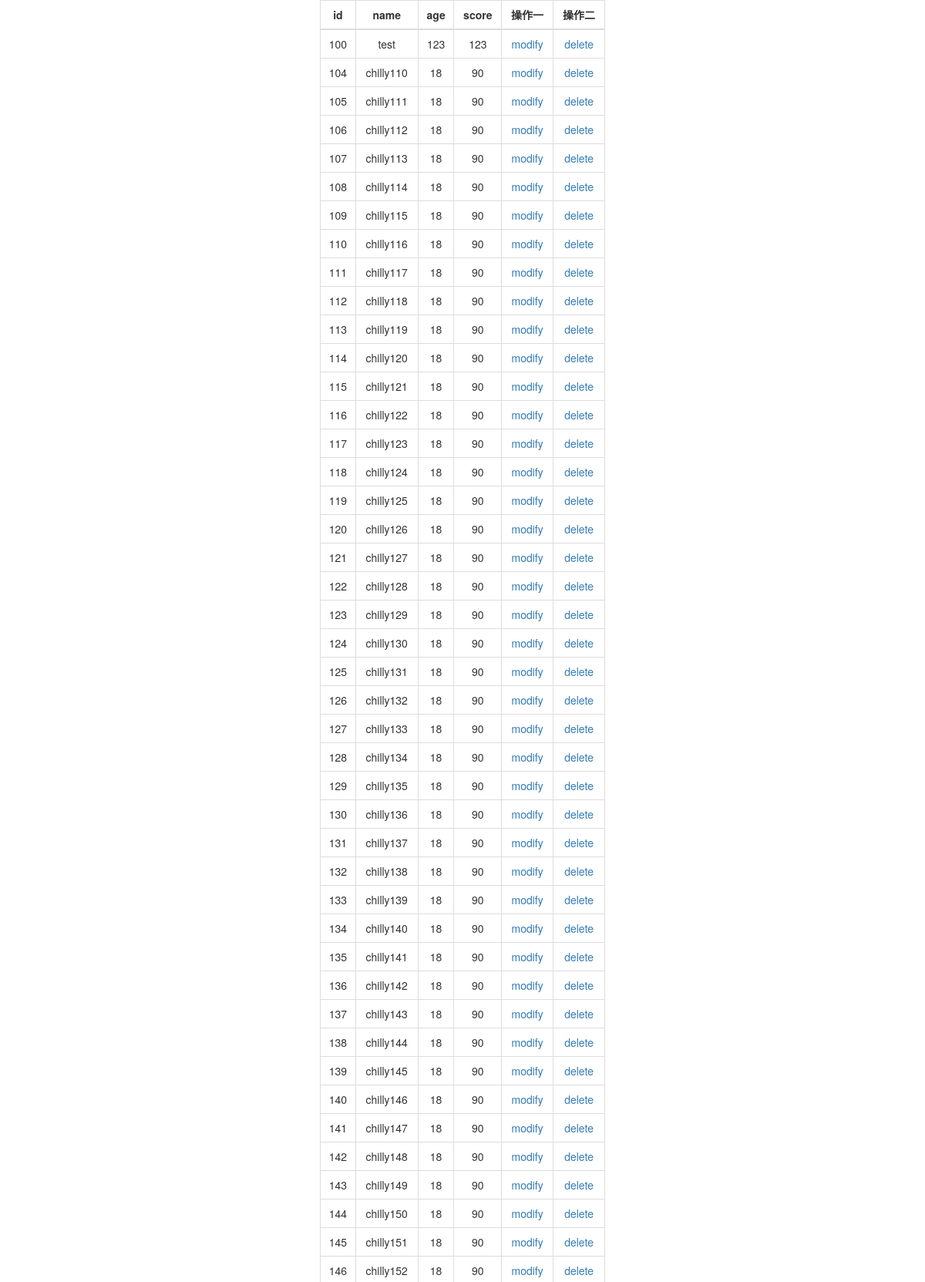
Page /list/ (upper part) on the committed database.
### student/models.py (models this page shows)
class Student(models.Model):
	stu_name = models.CharField(max_length = 32)
	stu_age = models.IntegerField()
	score = models.IntegerField()

### student/views.py (the view)
# urls.py: path('list/',sv.stu_list,name="stu_list"),
def stu_list(request):
	context = {}
	context['students'] =  Student.objects.all()
	return render(request,'student/list.html',context)

### student/templates/student/list.html (shortened to what this page needs)
<!DOCTYPE html>
<html>
<head>
<link rel="stylesheet" href="https://cdn.jsdelivr.net/npm/bootstrap@3.3.7/dist/css/bootstrap.min.css">
</head>
<body>
<div class="col-md-4 col-md-offset-4 wrapper">
	<table class="table table-bordered">
		<thead>
			<th>id</th>
			<th>name</th>
			<th>age</th>
			<th>score</th>
			<th>操作一</th>
			<th>操作二</th>
		</thead>
		{% for student in students %}
			<tr >
				<td>{{student.id}}</td>
				<td>{{student.stu_name}}</td>
				<td>{{student.stu_age}}</td>
				<td>{{student.score}}</td>
				<td><a onclick="setId({{student.id}},this)"  data-toggle="modal" data-target="#modifyModal"  >modify</a></td>
				<td><a delete_id={{student.id}} onclick="trans_info({{student.id}},this)" href="#" data-toggle="modal" data-target="#mdeleteModal"  >delete</a></td>
			</tr>
		{% endfor %}
	</table>
</body>
</html>

### student/templates/student/list.html (style rules this page uses)
body { padding-right: 0px !important; }
table thead th { text-align:center; }
table tr td { text-align: center; }

### rows in the picture
Student: id "100", stu_name "test", stu_age "123", score "123"
Student: id "104", stu_name "chilly110", stu_age "18", score "90"
Student: id "105", stu_name "chilly111", stu_age "18", score "90"
Student: id "106", stu_name "chilly112", stu_age "18", score "90"
Student: id "107", stu_name "chilly113", stu_age "18", score "90"
Student: id "108", stu_name "chilly114", stu_age "18", score "90"
Student: id "109", stu_name "chilly115", stu_age "18", score "90"
Student: id "110", stu_name "chilly116", stu_age "18", score "90"
Student: id "111", stu_name "chilly117", stu_age "18", score "90"
Student: id "112", stu_name "chilly118", stu_age "18", score "90"
Student: id "113", stu_name "chilly119", stu_age "18", score "90"
Student: id "114", stu_name "chilly120", stu_age "18", score "90"
Student: id "115", stu_name "chilly121", stu_age "18", score "90"
Student: id "116", stu_name "chilly122", stu_age "18", score "90"
Student: id "117", stu_name "chilly123", stu_age "18", score "90"
Student: id "118", stu_name "chilly124", stu_age "18", score "90"
Student: id "119", stu_name "chilly125", stu_age "18", score "90"
Student: id "120", stu_name "chilly126", stu_age "18", score "90"
Student: id "121", stu_name "chilly127", stu_age "18", score "90"
Student: id "122", stu_name "chilly128", stu_age "18", score "90"
Student: id "123", stu_name "chilly129", stu_age "18", score "90"
Student: id "124", stu_name "chilly130", stu_age "18", score "90"
Student: id "125", stu_name "chilly131", stu_age "18", score "90"
Student: id "126", stu_name "chilly132", stu_age "18", score "90"
Student: id "127", stu_name "chilly133", stu_age "18", score "90"
Student: id "128", stu_name "chilly134", stu_age "18", score "90"
Student: id "129", stu_name "chilly135", stu_age "18", score "90"
Student: id "130", stu_name "chilly136", stu_age "18", score "90"
Student: id "131", stu_name "chilly137", stu_age "18", score "90"
Student: id "132", stu_name "chilly138", stu_age "18", score "90"
Student: id "133", stu_name "chilly139", stu_age "18", score "90"
Student: id "134", stu_name "chilly140", stu_age "18", score "90"
Student: id "135", stu_name "chilly141", stu_age "18", score "90"
Student: id "136", stu_name "chilly142", stu_age "18", score "90"
Student: id "137", stu_name "chilly143", stu_age "18", score "90"
Student: id "138", stu_name "chilly144", stu_age "18", score "90"
Student: id "139", stu_name "chilly145", stu_age "18", score "90"
Student: id "140", stu_name "chilly146", stu_age "18", score "90"
Student: id "141", stu_name "chilly147", stu_age "18", score "90"
Student: id "142", stu_name "chilly148", stu_age "18", score "90"
Student: id "143", stu_name "chilly149", stu_age "18", score "90"
Student: id "144", stu_name "chilly150", stu_age "18", score "90"
Student: id "145", stu_name "chilly151", stu_age "18", score "90"
Student: id "146", stu_name "chilly152", stu_age "18", score "90"
